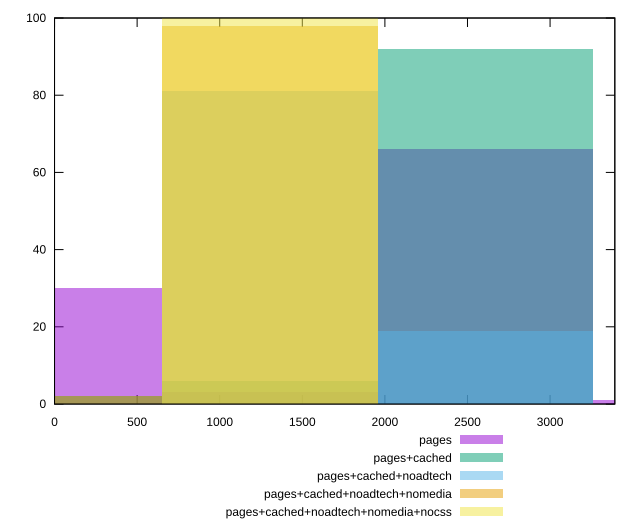

This figure's gnuplot source:
reset

$pages <<EOF
0 30
2607.6051273528624 66
3911.4076910292933 1
1303.8025636764312 3
EOF

$pagesCached <<EOF
2607.6051273528624 92
1303.8025636764312 6
0 2
EOF

$pagesCachedNoadtech <<EOF
2607.6051273528624 19
1303.8025636764312 81
EOF

$pagesCachedNoadtechNomedia <<EOF
1303.8025636764312 98
0 2
EOF

$pagesCachedNoadtechNomediaNocss <<EOF
1303.8025636764312 100
EOF

set key outside below
set boxwidth 1303.8025636764312
set xrange [0:3392]
set yrange [0:100]
set trange [0:100]
set style fill transparent solid 0.5 noborder
set terminal svg size 640, 530 enhanced background rgb 'white'
set output "report_00015_2021-02-09T16-11-33.973Z/uses-rel-preload/comparison/histogram/all_raw.svg"

plot $pages title "pages" with boxes, \
     $pagesCached title "pages+cached" with boxes, \
     $pagesCachedNoadtech title "pages+cached+noadtech" with boxes, \
     $pagesCachedNoadtechNomedia title "pages+cached+noadtech+nomedia" with boxes, \
     $pagesCachedNoadtechNomediaNocss title "pages+cached+noadtech+nomedia+nocss" with boxes

reset
